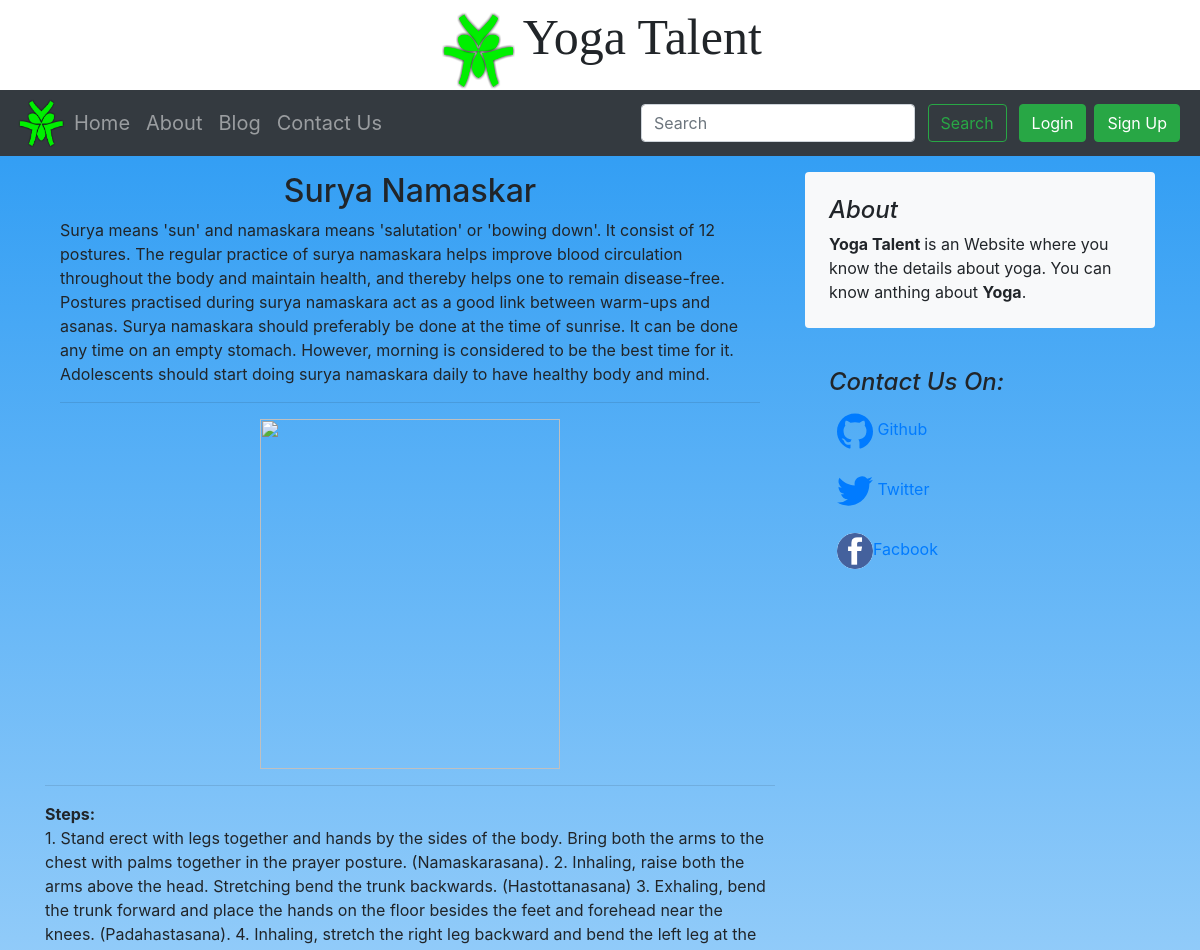
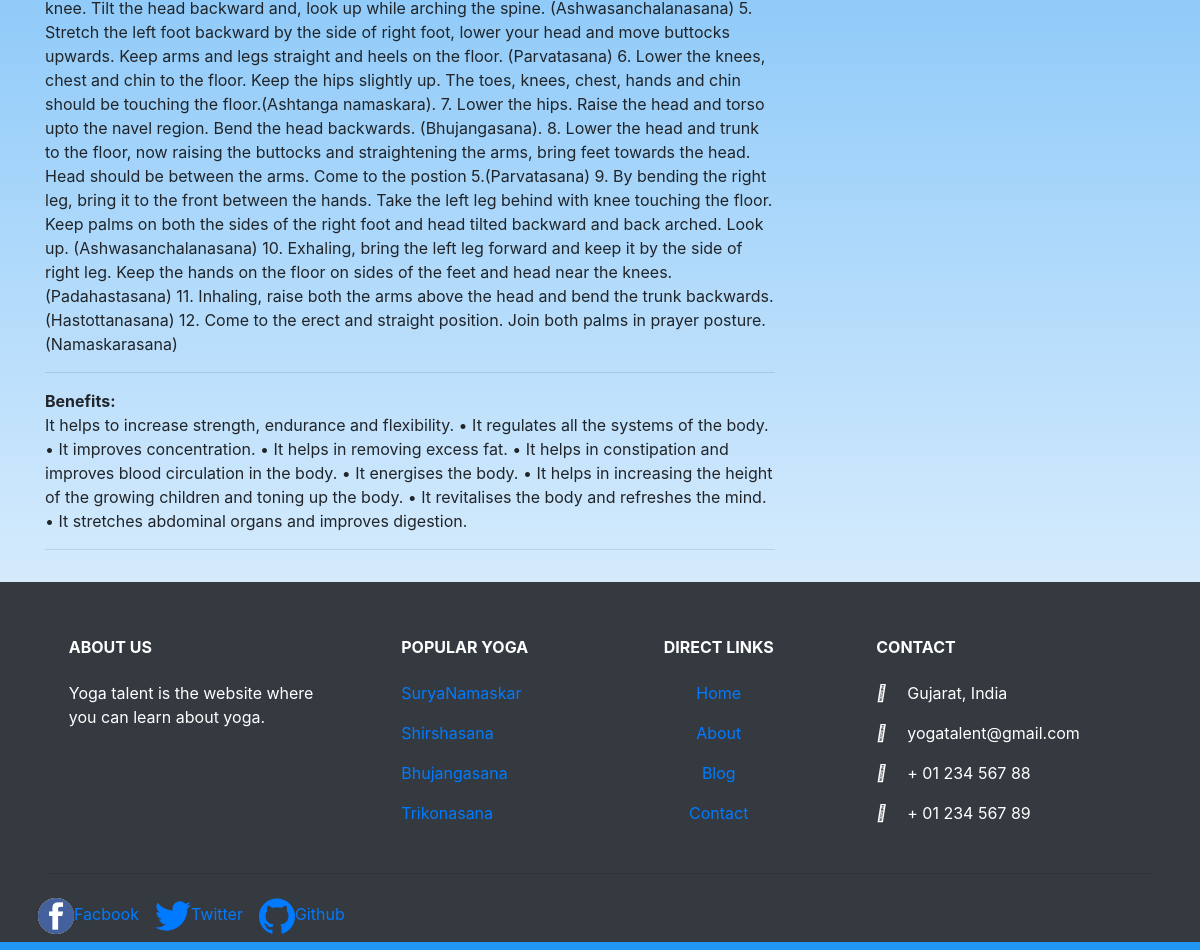
The page /blog/surya_namaskar on the database its author committed (2 pictures, top to bottom).
### blog/models.py (models this page shows, shortened)
class Post(models.Model):
    sno = models.AutoField(primary_key=True)
    title = models.CharField(max_length=500)
    content = models.TextField()
    slug = models.CharField(max_length=150)
    steps= models.TextField()
    benefit = models.TextField()
    image = models.ImageField(blank = True)
    image1 = models.ImageField(blank = True)
    image2= models.ImageField(blank = True)
    image3 = models.ImageField(blank = True)
    image4= models.ImageField(blank = True)

### blog/views.py (the view)
# urls.py: path('<str:slug>', views.blogPost, name='blogPost'),
def blogPost(request, slug):
    post = Post.objects.filter(slug=slug).first()
    comments = BlogComment.objects.filter(post=post, parent=None)
    replies = BlogComment.objects.filter(post=post).exclude(parent=None)
    replyDict={}
    for reply in replies:
        if reply.parent.sno not in replyDict.keys():
            replyDict[reply.parent.sno] = [reply]
        else:
            replyDict[reply.parent.sno].append(reply)
    context = {"post":post, 'comments':comments, 'user':request.user, 'replyDict':replyDict}
    return render(request, "blog/blogPost.html", context)

### templates/blog/blogPost.html (shortened to what this page needs)
{% extends 'base.html' %}
{% block body %}
{% load static %}
<div class="container my-3">
        <div class="row mt-3">
                <div class="col-md-8 blog-main">
                        <div class="blog-post">
                        <h2 class="blog-post-title" align="center">{{post.title}}</h2>
                            <div class="container">
                                    <p>{{post.content|safe}}</p><hr></div>
                            <div class="col-auto d-none d-lg-block m-3" align="center">
                                    <img src="{% static 'images/{{post.image}}' %}" width="300px" height="350px">
                            </div>
                            <hr>
                            <b>Steps:</b><p>{{post.steps}}</p><hr>
                            <b>Benefits:</b><p>{{post.benefit}}</p><hr>
                        </div>
                </div>
                <aside class="col-md-4 blog-sidebar">
                  <div class="p-4 mb-3 bg-light rounded">
                    <h4 class="font-italic">About</h4>
                    <p class="mb-0"> <strong>Yoga Talent </strong>is an Website where you know the details about yoga. You can know anthing about <strong>Yoga</strong>. </p>
                  </div>
                  <div class="p-4">
                    <h4 class="font-italic">Contact Us On:</h4>
                    <ol class="list-unstyled">
                      <li class="nav-item">
                        <a class="nav-link px-1 mx-1 py-3 my-n2" href="https://github.com/twbs" target="_blank" rel="noopener" aria-label="GitHub">
                        Github</a>
                      </li>
                      <li class="nav-item">
                        <a class="nav-link px-1 mx-1 py-3 my-n2" href="https://twitter.com/getbootstrap" target="_blank" rel="noopener" aria-label="Twitter">
                        Twitter</a>
                      </li>
                      <li class="nav-item">
                        <a class="nav-link px-1 mx-1 py-3 my-n2" href="https://facebook.com" target="_blank" rel="noopener" aria-label="Facebook">
                          <img  src="{% static 'icons/facebook.jpg' %}" style="border-radius:50%"  width="36" height="36"  viewBox="0 0 512 416.32" role="img"><title>Facebook</title></img>Facbook</a>
                      </li>
                    </ol>
                  </div>
                </aside>
        </div>
</div>
{% endblock %}

### templates/base.html (shortened to what this page needs)
<!doctype html>
{% load static %}
<html lang="en">
<head>
    <link rel="stylesheet" href="https://stackpath.bootstrapcdn.com/bootstrap/4.4.1/css/bootstrap.min.css">
    <link rel="stylesheet" href="https://cdnjs.cloudflare.com/ajax/libs/font-awesome/4.7.0/css/font-awesome.min.css">
    <link rel="stylesheet" href="{% static 'css/navbar.css' %}">
    <link rel="stylesheet" href="{% static 'css/home.css' %}">
    <link rel="stylesheet" href="{% static 'css/bloghome.css' %}">
    <link rel="stylesheet" href="{% static 'css/contact.css' %}">
    <link rel="stylesheet" href="{% static 'css/about.css' %}">
</head>
<body>
  <div align="center" style="background-color:white;">
    <img src="{% static 'images/icons/yoga_talent_logo.png' %}" width="80px" height="80px">
    <a style="font-size:50px; align:center; font-family: 'Sofia';" >Yoga Talent</a>
  </div>
  <nav class="navbar navbar-expand-lg navbar-dark bg-dark">
    <img src="{% static 'images/icons/yoga_talent_logo.png' %}" width="50px" height="50px">
      <div class="collapse navbar-collapse" id="navbarSupportedContent">
        <ul class="navbar-nav mr-auto">
          <li style="font-size:20px;">
            <a class="nav-link" href="/">Home <span class="sr-only">(current)</span></a>
          </li>
          <li style="font-size:20px;">
            <a class="nav-link" href="/about">About</a>
          </li>
          <li style="font-size:20px;">
            <a class="nav-link" href="/blog">Blog</a>
          </li>
          <li style="font-size:20px;">
            <a class="nav-link" href="/contact">Contact Us</a>
          </li>
        </ul>
        <div class="ml-auto form-inline">
            <form method="get" action="/search" class="my-2 mx-2 my-lg-0">
              <input class="form-control mr-sm-2" type="search" placeholder="Search" aria-label="Search" name="query" id="query">
              <button class="btn btn-outline-success my-2 my-sm-0" type="submit">Search</button>
            </form>
            {% if user.is_authenticated %}
            <ul class="navbar-nav ">
              <li class="nav-item dropdown">
                <a class="nav-link dropdown-toggle" href="#" id="navbarDropdown" role="button" data-toggle="dropdown" aria-haspopup="true" aria-expanded="false">
                  Welcome {{request.user}}
                </a>
                <div class="dropdown-menu" aria-labelledby="navbarDropdown">
                  <a class="dropdown-item" href="/logout">Log Out</a>
                </div>
              </li>
            </ul>
          {% else %}
          <button type="button" class="btn btn-success m-1" data-toggle="modal" data-target="#loginModal">
            Login
          </button>
          <button type="button" class="btn btn-success m-1" data-toggle="modal" data-target="#signupModal">
            Sign Up
          </button>
          {% endif %}
         </div>
      </div>
    </nav>
    {% block body %}
    {% endblock %}
  <footer class="page-footer font-small mdb-color bg-dark pt-4" style="color:white;">
  <div class="container text-center text-md-left">
    <div class="row text-center text-md-left mt-3 pb-3">
      <div class="col-md-3 col-lg-3 col-xl-3 mx-auto mt-3">
        <h6 class="text-uppercase mb-4 font-weight-bold">About us</h6>
        <p>Yoga talent is the website where you can learn about yoga.</p>
      </div>
      <div class="col-md-2 col-lg-2 col-xl-2 mx-auto mt-3">
        <h6 class="text-uppercase mb-4 font-weight-bold">Popular Yoga</h6>
        <p><a href="blog">SuryaNamaskar</a></p>
        <p><a href="/blog">Shirshasana</a></p>
        <p><a href="/blog">Bhujangasana</a></p>
        <p><a href="/blog">Trikonasana</a></p>
      </div>
      <div class="col-md-3 col-lg-2 col-xl-2 mx-auto mt-3" align="center">
        <h6 class="text-uppercase mb-4 font-weight-bold">Direct links</h6>
        <p><a href="">Home</a></p>
        <p><a href="/about">About</a></p>
        <p><a href="/blog">Blog</a></p>
        <p><a href="/contact">Contact</a></p>
      </div>
      <div class="col-md-4 col-lg-3 col-xl-3 mx-auto mt-3">
        <h6 class="text-uppercase mb-4 font-weight-bold">Contact</h6>
        <p><i class="fas fa-home mr-3"></i> Gujarat, India</p>
        <p><i class="fas fa-envelope mr-3"></i> yogatalent@gmail.com</p>
        <p><i class="fas fa-phone mr-3"></i> + 01 234 567 88</p>
        <p><i class="fas fa-print mr-3"></i> + 01 234 567 89</p>
      </div>
    </div>
    <hr>
    <div class="row d-flex">
            <a class="nav-link px-1 mx-1 py-3 my-n2" href="https://facebook.com" target="_blank" rel="noopener" aria-label="Facebook">
              <img  src="{% static 'icons/facebook.jpg' %}" style="border-radius:50%"  width="36" height="36"  viewBox="0 0 512 416.32" role="img"><title>Facebook</title></img>Facbook</a>
            <a class="nav-link px-1 mx-1 py-3 my-n2" href="https://twitter.com/getbootstrap" target="_blank" rel="noopener" aria-label="Twitter">
              Twitter</a>
            <a class="nav-link px-1 mx-1 py-3 my-n2" href="https://github.com/twbs" target="_blank" rel="noopener" aria-label="GitHub">
              Github</a>
    </div>
  </div>
</footer>
  </body>
</html>

### yoga/static/css/home.css (style rules this page uses)
body { background: linear-gradient(0deg,#fff, #2196F3); }

### yoga/static/css/contact.css (style rules this page uses)
* { box-sizing: border-box; }
.row:after { content: ""; display: table; clear: both; }

### yoga/static/css/about.css (style rules this page uses)
.row { display: -ms-flexbox; display: flex; -ms-flex-wrap: wrap; flex-wrap: wrap; }

### rows shown on the page
Post: title "Surya Namaskar", content "Surya means 'sun' and namaskara means 'salutation' or 'bowing down'. It consist of 12 postures. The regular practice of surya namaskara helps improve blood circulation throughout the body and maintain health, and thereby helps one to remain disease-free. Postures practised during surya namaskara act as a good link between warm-ups and asanas. Surya namaskara should preferably be done at the time of sunrise. It can be done any time on an empty stomach. However, morning is considered to be the best time for it. Adolescents should start doing surya namaskara daily to have healthy body and mind.", steps "1. Stand erect with legs together and hands by the sides of the body. Bring both the arms to the chest with palms together in the prayer posture. (Namaskarasana). 2. Inhaling, raise both the arms above the head. Stretching bend the trunk backwards. (Hastottanasana) 3. Exhaling, bend the trunk forward and place the hands on the floor besides the feet and forehead near the knees. (Padahastasana). 4. Inhaling, stretch the right leg backward and bend the left leg at the knee. Tilt the head backward and, look up while arching the spine. (Ashwasanchalanasana) 5. Stretch the left foot backward by the side of right foot, lower your head and move buttocks upwards. Keep arms and legs straight and…", benefit "It helps to increase strength, endurance and flexibility. • It regulates all the systems of the body. • It improves concentration. • It helps in removing excess fat. • It helps in constipation and improves blood circulation in the body. • It energises the body. • It helps in increasing the height of the growing children and toning up the body. • It revitalises the body and refreshes the mind. • It stretches abdominal organs and improves digestion."
